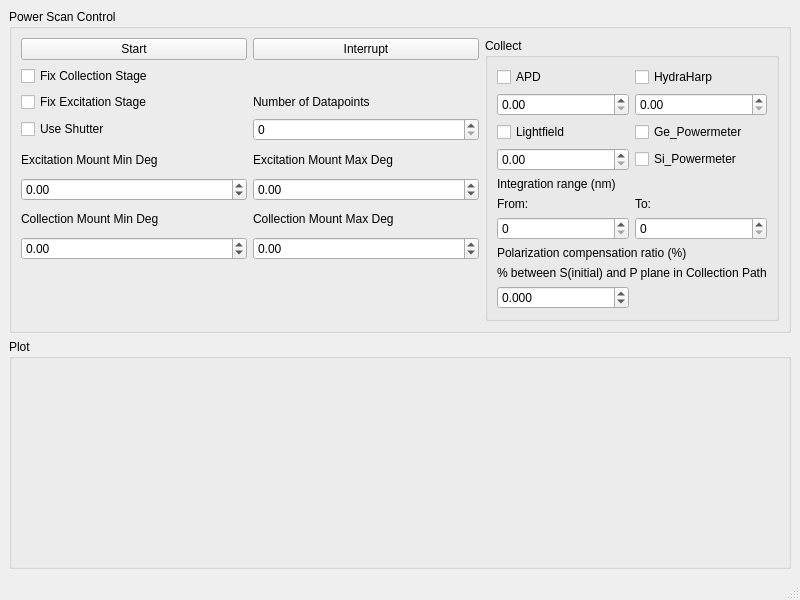
<?xml version="1.0" encoding="UTF-8"?>
<ui version="4.0">
 <class>PolarizationScanWindow</class>
 <widget class="QMainWindow" name="PolarizationScanWindow">
  <property name="geometry">
   <rect>
    <x>0</x>
    <y>0</y>
    <width>800</width>
    <height>600</height>
   </rect>
  </property>
  <property name="windowTitle">
   <string>Power Scan</string>
  </property>
  <widget class="QWidget" name="centralwidget">
   <layout class="QVBoxLayout" name="verticalLayout" stretch="0,1">
    <item>
     <widget class="QGroupBox" name="control_groupBox">
      <property name="title">
       <string>Power Scan Control</string>
      </property>
      <layout class="QGridLayout" name="gridLayout">
       <item row="7" column="1">
        <widget class="QDoubleSpinBox" name="Collection_max_doubleSpinBox">
         <property name="minimum">
          <double>-360.000000000000000</double>
         </property>
         <property name="maximum">
          <double>2880.000000000000000</double>
         </property>
         <property name="singleStep">
          <double>0.010000000000000</double>
         </property>
        </widget>
       </item>
       <item row="5" column="1">
        <widget class="QDoubleSpinBox" name="Excitation_max_doubleSpinBox">
         <property name="decimals">
          <number>2</number>
         </property>
         <property name="minimum">
          <double>-360.000000000000000</double>
         </property>
         <property name="maximum">
          <double>2880.000000000000000</double>
         </property>
         <property name="singleStep">
          <double>0.010000000000000</double>
         </property>
        </widget>
       </item>
       <item row="5" column="0">
        <widget class="QDoubleSpinBox" name="Excitation_min_doubleSpinBox">
         <property name="decimals">
          <number>2</number>
         </property>
         <property name="minimum">
          <double>-360.000000000000000</double>
         </property>
         <property name="maximum">
          <double>2880.000000000000000</double>
         </property>
         <property name="singleStep">
          <double>0.010000000000000</double>
         </property>
        </widget>
       </item>
       <item row="4" column="1">
        <widget class="QLabel" name="label_2">
         <property name="text">
          <string>Excitation Mount Max Deg</string>
         </property>
        </widget>
       </item>
       <item row="2" column="0">
        <widget class="QCheckBox" name="Fix_Excitation_Stage_checkBox">
         <property name="text">
          <string>Fix Excitation Stage</string>
         </property>
        </widget>
       </item>
       <item row="0" column="1">
        <widget class="QPushButton" name="interrupt_pushButton">
         <property name="text">
          <string>Interrupt</string>
         </property>
        </widget>
       </item>
       <item row="3" column="1">
        <widget class="QDoubleSpinBox" name="num_datapoints_doubleSpinBox">
         <property name="decimals">
          <number>0</number>
         </property>
         <property name="maximum">
          <double>2880.000000000000000</double>
         </property>
        </widget>
       </item>
       <item row="1" column="0">
        <widget class="QCheckBox" name="Fix_Collection_Stage_checkBox">
         <property name="text">
          <string>Fix Collection Stage</string>
         </property>
        </widget>
       </item>
       <item row="0" column="0">
        <widget class="QPushButton" name="start_pushButton">
         <property name="text">
          <string>Start</string>
         </property>
        </widget>
       </item>
       <item row="2" column="1">
        <widget class="QLabel" name="label_3">
         <property name="text">
          <string>Number of Datapoints</string>
         </property>
        </widget>
       </item>
       <item row="3" column="0">
        <widget class="QCheckBox" name="use_shutter_checkBox">
         <property name="text">
          <string>Use Shutter</string>
         </property>
        </widget>
       </item>
       <item row="6" column="0">
        <widget class="QLabel" name="label_4">
         <property name="text">
          <string>Collection Mount Min Deg</string>
         </property>
        </widget>
       </item>
       <item row="7" column="0">
        <widget class="QDoubleSpinBox" name="Collection_min_doubleSpinBox">
         <property name="minimum">
          <double>-360.000000000000000</double>
         </property>
         <property name="maximum">
          <double>2880.000000000000000</double>
         </property>
         <property name="singleStep">
          <double>0.010000000000000</double>
         </property>
        </widget>
       </item>
       <item row="4" column="0">
        <widget class="QLabel" name="label">
         <property name="text">
          <string>Excitation Mount Min Deg</string>
         </property>
        </widget>
       </item>
       <item row="6" column="1">
        <widget class="QLabel" name="label_5">
         <property name="text">
          <string>Collection Mount Max Deg</string>
         </property>
        </widget>
       </item>
       <item row="0" column="2" rowspan="10">
        <widget class="QGroupBox" name="collect_groupBox">
         <property name="title">
          <string>Collect</string>
         </property>
         <layout class="QGridLayout" name="gridLayout_2">
          <item row="8" column="1">
           <widget class="QDoubleSpinBox" name="IntegrationRange_max_doubleSpinBox">
            <property name="decimals">
             <number>0</number>
            </property>
            <property name="maximum">
             <double>4000.000000000000000</double>
            </property>
           </widget>
          </item>
          <item row="8" column="0">
           <widget class="QDoubleSpinBox" name="IntegrationRange_min_doubleSpinBox">
            <property name="decimals">
             <number>0</number>
            </property>
            <property name="maximum">
             <double>4000.000000000000000</double>
            </property>
           </widget>
          </item>
          <item row="0" column="1">
           <widget class="QCheckBox" name="collect_hydraharp_checkBox">
            <property name="text">
             <string>HydraHarp</string>
            </property>
           </widget>
          </item>
          <item row="2" column="0">
           <widget class="QCheckBox" name="collect_spectrum_checkBox">
            <property name="text">
             <string>Lightfield</string>
            </property>
           </widget>
          </item>
          <item row="1" column="1">
           <widget class="QDoubleSpinBox" name="hydraharp_tacq_doubleSpinBox"/>
          </item>
          <item row="6" column="0">
           <widget class="QLabel" name="label_7">
            <property name="text">
             <string>From:</string>
            </property>
           </widget>
          </item>
          <item row="9" column="0" colspan="2">
           <widget class="QLabel" name="label_9">
            <property name="text">
             <string>Polarization compensation ratio (%)</string>
            </property>
           </widget>
          </item>
          <item row="0" column="0">
           <widget class="QCheckBox" name="collect_apd_checkBox">
            <property name="text">
             <string>APD</string>
            </property>
           </widget>
          </item>
          <item row="11" column="0">
           <widget class="QDoubleSpinBox" name="PolarizationCompensationRatio_doubleSpinBox">
            <property name="decimals">
             <number>3</number>
            </property>
            <property name="minimum">
             <double>-1000.000000000000000</double>
            </property>
            <property name="maximum">
             <double>1000.000000000000000</double>
            </property>
            <property name="singleStep">
             <double>0.001000000000000</double>
            </property>
           </widget>
          </item>
          <item row="4" column="0">
           <widget class="QDoubleSpinBox" name="spectrum_int_time_doubleSpinBox"/>
          </item>
          <item row="1" column="0">
           <widget class="QDoubleSpinBox" name="apd_int_time_doubleSpinBox"/>
          </item>
          <item row="5" column="0">
           <widget class="QLabel" name="label_6">
            <property name="text">
             <string>Integration range (nm)</string>
            </property>
           </widget>
          </item>
          <item row="6" column="1">
           <widget class="QLabel" name="label_8">
            <property name="text">
             <string>To:</string>
            </property>
           </widget>
          </item>
          <item row="10" column="0" colspan="2">
           <widget class="QLabel" name="label_10">
            <property name="text">
             <string>% between S(initial) and P plane in Collection Path</string>
            </property>
           </widget>
          </item>
          <item row="2" column="1">
           <widget class="QCheckBox" name="collect_Ge_powermeter_checkBox">
            <property name="text">
             <string>Ge_Powermeter</string>
            </property>
           </widget>
          </item>
          <item row="4" column="1">
           <widget class="QCheckBox" name="collect_Si_powermeter_checkBox">
            <property name="text">
             <string>Si_Powermeter</string>
            </property>
           </widget>
          </item>
         </layout>
        </widget>
       </item>
      </layout>
     </widget>
    </item>
    <item>
     <widget class="QGroupBox" name="plot_groupBox">
      <property name="title">
       <string>Plot</string>
      </property>
      <layout class="QVBoxLayout" name="verticalLayout_2"/>
     </widget>
    </item>
   </layout>
  </widget>
  <widget class="QMenuBar" name="menubar">
   <property name="geometry">
    <rect>
     <x>0</x>
     <y>0</y>
     <width>800</width>
     <height>21</height>
    </rect>
   </property>
  </widget>
  <widget class="QStatusBar" name="statusbar"/>
 </widget>
 <resources/>
 <connections/>
</ui>
